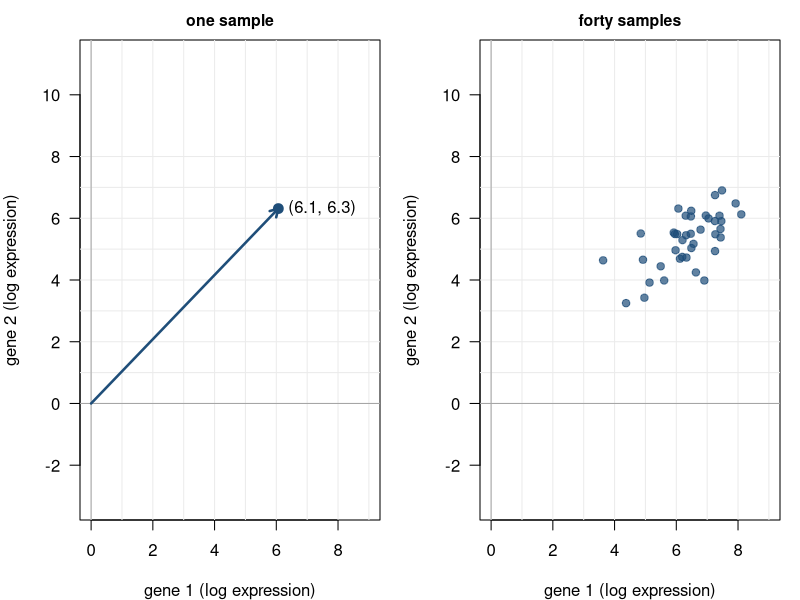
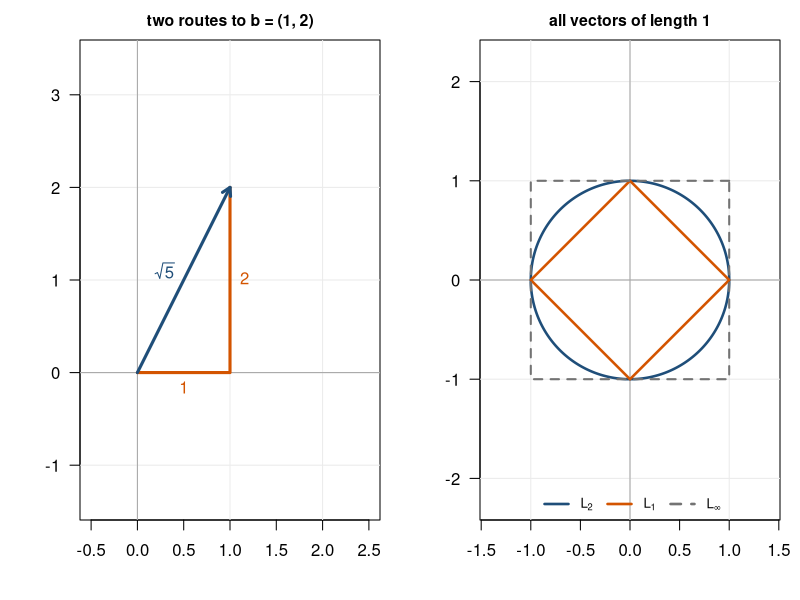
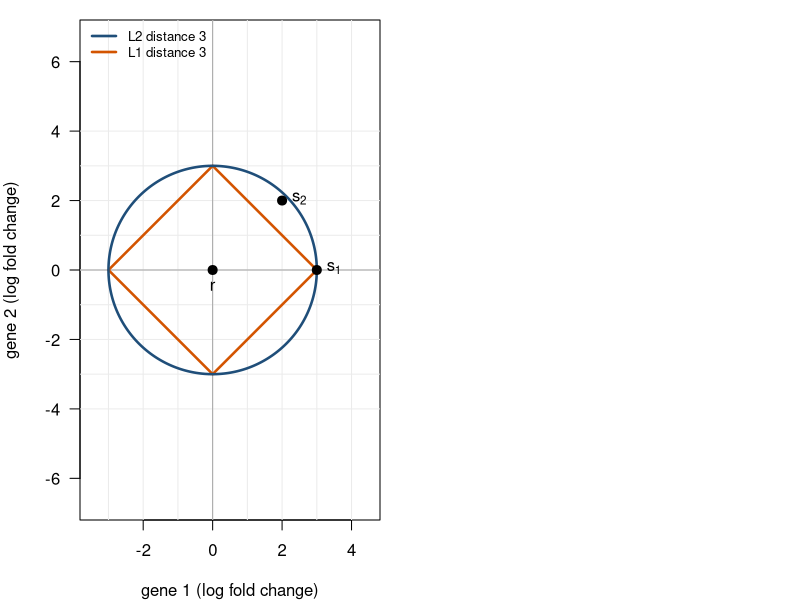
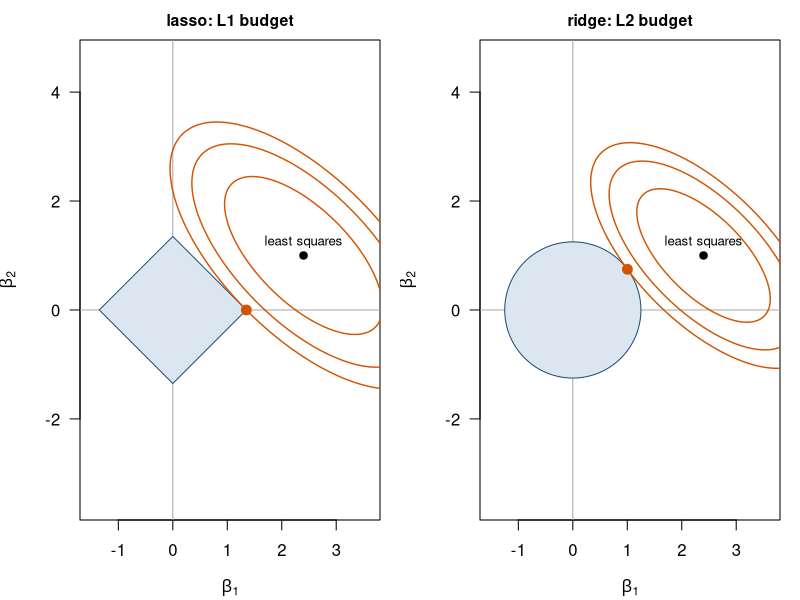
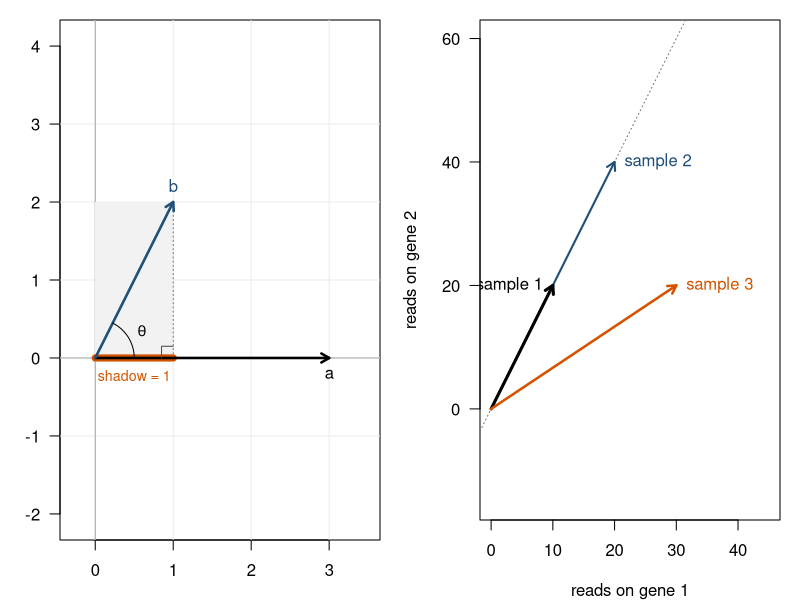
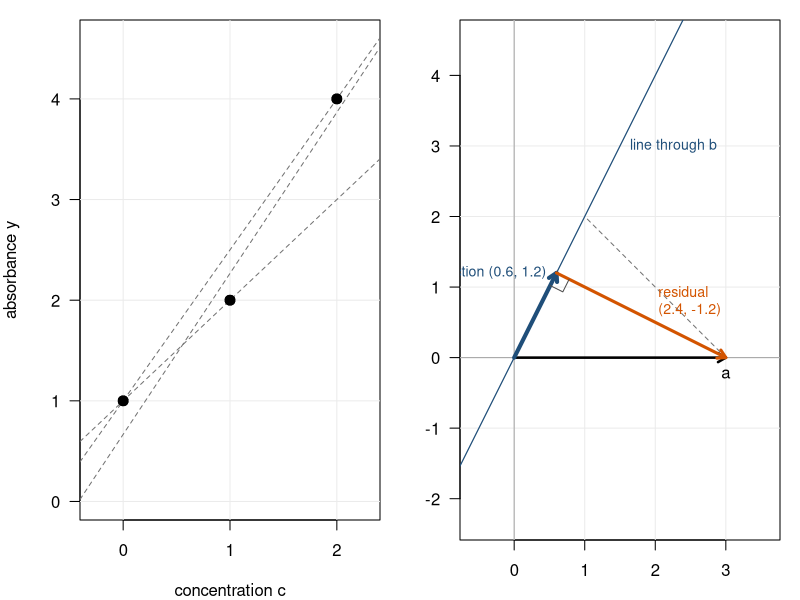
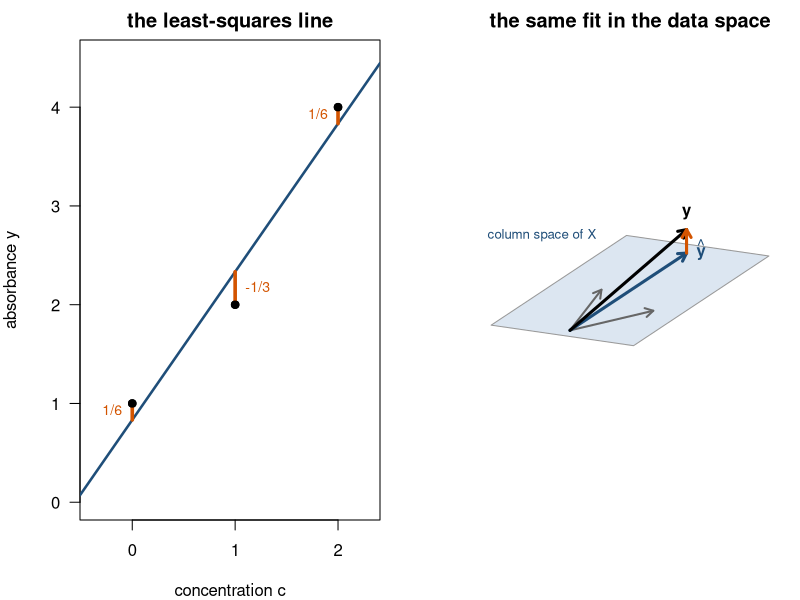
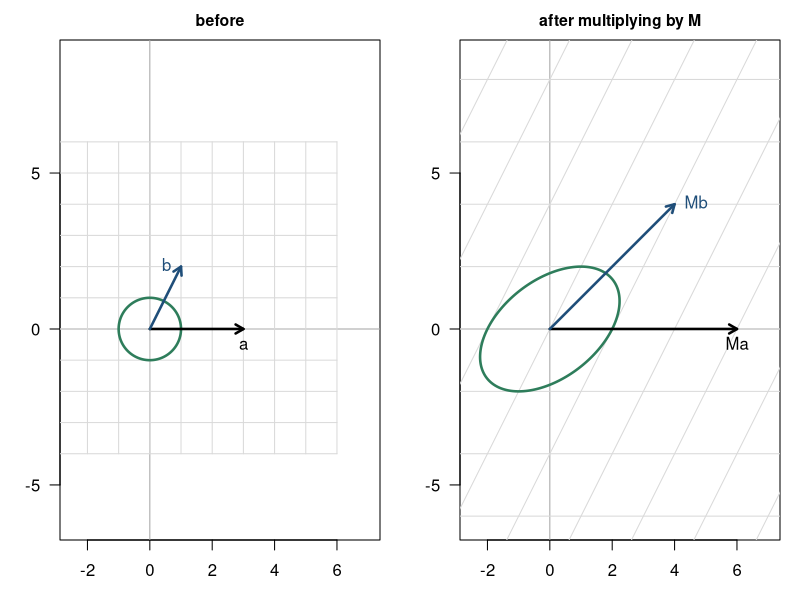

R code for these plots, in order:
## ---- chunk 1
#| code-fold: true
#| code-summary: "Plotting helpers used in this chapter"
col_blue   <- "#1F4E79"   # what is kept: the model, the projection
col_orange <- "#D35400"   # what is left: the residual, the difference
col_green  <- "#2E7D5B"   # a basis, a set of new axes
col_grey   <- "grey45"

a_vec <- c(3, 0); b_vec <- c(1, 2)
M_mat <- matrix(c(2, 0, 1, 2), 2)            # columns (2, 0) and (1, 2)
A_mat <- t(M_mat) %*% M_mat                  # 4 2 / 2 5

plane <- function(xlim, ylim, main = "", xlab = "", ylab = "", grid = TRUE) {
  plot(NA, xlim = xlim, ylim = ylim, asp = 1, main = main, xlab = xlab, ylab = ylab,
       las = 1, cex.main = 0.95)
  if (grid) abline(h = seq(floor(ylim[1]), ceiling(ylim[2])),
                   v = seq(floor(xlim[1]), ceiling(xlim[2])), col = "grey92")
  abline(h = 0, v = 0, col = "grey65")
}
arrow <- function(from, to, col = "black", lwd = 2.5, ...)
  arrows(from[1], from[2], to[1], to[2], length = 0.09, col = col, lwd = lwd, ...)
right_angle <- function(p, u, v, s = 0.2, col = "grey30") {
  u <- u / sqrt(sum(u^2)) * s; v <- v / sqrt(sum(v^2)) * s
  lines(rbind(p + u, p + u + v, p + v), col = col)
}
unit_circle <- function(n = 400) { t <- seq(0, 2 * pi, length.out = n); cbind(cos(t), sin(t)) }
ellipse_A <- function(A, level = 1) {          # all x with t(x) A x = level
  R <- chol(A); u <- unit_circle()
  t(solve(R, t(u))) * sqrt(level)
}
## ---- chunk 2
#| code-fold: true
#| fig-width: 8.5
#| fig-height: 4
#| fig-cap: "Left: one sample, measured on two genes, is a point and also an arrow from the origin. Right: forty samples form a data cloud. With 20,000 genes each sample is a point in a space of 20,000 dimensions, which cannot be drawn but obeys the same geometry."
set.seed(11)
cloud <- MASS::mvrnorm(40, mu = c(6, 5), Sigma = matrix(c(1.5, 1, 1, 1.2), 2))

par(mfrow = c(1, 2), mar = c(4, 4, 2, 1))
plane(c(0, 9), c(0, 8), main = "one sample", xlab = "gene 1 (log expression)",
      ylab = "gene 2 (log expression)")
arrow(c(0, 0), cloud[1, ], col = col_blue)
points(cloud[1, 1], cloud[1, 2], pch = 19, col = col_blue, cex = 1.3)
text(cloud[1, 1], cloud[1, 2], sprintf("(%.1f, %.1f)", cloud[1, 1], cloud[1, 2]), pos = 4)
plane(c(0, 9), c(0, 8), main = "forty samples", xlab = "gene 1 (log expression)",
      ylab = "gene 2 (log expression)")
points(cloud, pch = 19, col = adjustcolor(col_blue, 0.7))
## ---- chunk 3
#| code-fold: true
#| fig-width: 8.5
#| fig-height: 4.2
#| fig-cap: "Left: the Euclidean norm measures the straight line ($\\sqrt 5$), the Manhattan norm the route along the axes ($1 + 2 = 3$). Right: the vectors of length 1 form a circle for L2, a diamond for L1, and a square for the maximum norm L∞, which takes the largest coordinate."
par(mfrow = c(1, 2), mar = c(4, 4, 2, 1))
plane(c(-0.5, 2.5), c(-0.5, 2.5), main = "two routes to b = (1, 2)")
lines(c(0, 1, 1), c(0, 0, 2), col = col_orange, lwd = 3)
arrow(c(0, 0), b_vec, col = col_blue, lwd = 3)
text(0.5, 0, "1", pos = 1, col = col_orange); text(1, 1, "2", pos = 4, col = col_orange)
text(0.3, 1.1, expression(sqrt(5)), col = col_blue)

plane(c(-1.4, 1.4), c(-1.4, 1.4), main = "all vectors of length 1")
u <- unit_circle()
lines(u, col = col_blue, lwd = 2.5)
polygon(c(1, 0, -1, 0), c(0, 1, 0, -1), border = col_orange, lwd = 2.5)
polygon(c(1, -1, -1, 1), c(1, 1, -1, -1), border = col_grey, lwd = 2, lty = 2)
legend("bottom", horiz = TRUE, bty = "n", cex = 0.8, lwd = 2.5, lty = c(1, 1, 2),
       col = c(col_blue, col_orange, col_grey), legend = c(expression(L[2]), expression(L[1]), expression(L[infinity])))
## ---- chunk 4
#| code-fold: true
#| fig-width: 5.5
#| fig-height: 4.6
#| fig-cap: "Both curves contain the points at distance 3 from the control r. Sample s₂ lies inside the circle, so it is closer than s₁ in the Euclidean norm, but outside the diamond, so it is further away than s₁ in the Manhattan norm."
par(mar = c(4, 4, 1, 1))
plane(c(-3.5, 4.5), c(-3.4, 3.4), xlab = "gene 1 (log fold change)", ylab = "gene 2 (log fold change)")
polygon(c(3, 0, -3, 0), c(0, 3, 0, -3), border = col_orange, lwd = 2.5)
lines(3 * u, col = col_blue, lwd = 2.5)
points(c(0, 3, 2), c(0, 0, 2), pch = 19, cex = 1.2)
text(0, 0, "r", pos = 1); text(3, 0, expression(s[1]), pos = 4); text(2, 2, expression(s[2]), pos = 4)
legend("topleft", bty = "n", cex = 0.8, lwd = 2.5, col = c(col_blue, col_orange),
       legend = c("L2 distance 3", "L1 distance 3"))
## ---- chunk 5
s1 <- c(3, 0); s2 <- c(2, 2)
rbind(L2 = c(s1 = sqrt(sum(s1^2)), s2 = sqrt(sum(s2^2))),
      L1 = c(s1 = sum(abs(s1)),    s2 = sum(abs(s2))))
## ---- chunk 6
#| code-fold: true
#| fig-width: 8.5
#| fig-height: 4.3
#| fig-cap: "Coefficient space for two coefficients. The ellipses are contours of the residual sum of squares around the least-squares estimate (black dot). The shaded region is the budget. Left: the L1 diamond has corners on the axes, and the first contact is at a corner, where β₂ is exactly zero. Right: the L2 circle has no corners, and the contact point has both coefficients non-zero."
Q   <- matrix(c(1, 0.65, 0.65, 1), 2)          # shape of the RSS contours
b0  <- c(2.4, 1.0)                              # least-squares estimate
rss <- function(B) rowSums((B - matrix(b0, nrow(B), 2, byrow = TRUE)) %*% Q *
                           (B - matrix(b0, nrow(B), 2, byrow = TRUE)))
boundary <- function(kind, s, m = 20000) {
  if (kind == "L2") return(s * unit_circle(m))
  t <- seq(0, 1, length.out = m / 4)
  rbind(cbind(s * (1 - t), s * t), cbind(-s * t, s * (1 - t)),
        cbind(-s * (1 - t), -s * t), cbind(s * t, -s * (1 - t)))
}
par(mfrow = c(1, 2), mar = c(4, 4, 2, 1))
for (kind in c("L1", "L2")) {
  s <- if (kind == "L1") 1.35 else 1.25
  B <- boundary(kind, s)
  hit <- B[which.min(rss(B)), ]
  plane(c(-1.5, 3.6), c(-1.5, 2.6), grid = FALSE,
        main = if (kind == "L1") "lasso: L1 budget" else "ridge: L2 budget",
        xlab = expression(beta[1]), ylab = expression(beta[2]))
  polygon(B, col = "#DCE6F1", border = col_blue)
  lev <- rss(matrix(hit, 1))
  for (f in c(0.35, 0.7, 1)) {
    e <- ellipse_A(Q, lev * f)
    lines(e[, 1] + b0[1], e[, 2] + b0[2], col = col_orange, lwd = 1.4)
  }
  points(b0[1], b0[2], pch = 19); text(b0[1], b0[2], "least squares", pos = 3, cex = 0.8)
  points(hit[1], hit[2], pch = 19, col = col_orange, cex = 1.3)
}
## ---- chunk 7
#| code-fold: true
#| fig-width: 5.5
#| fig-height: 3.8
#| fig-cap: "The inner product as a shadow. The shadow of b on the line through a has length ‖b‖ cos θ = 1, and aᵀb = 3 × 1 = 3."
par(mar = c(3, 3, 1, 1))
plane(c(-0.3, 3.5), c(-0.4, 2.4))
polygon(c(0, 1, 1, 0), c(0, 0, 2, 2), col = "grey95", border = NA)
segments(1, 0, 1, 2, lty = 3, col = col_grey)
lines(c(0, 1), c(0, 0), col = col_orange, lwd = 7)
arrow(c(0, 0), a_vec, col = "black"); arrow(c(0, 0), b_vec, col = col_blue)
right_angle(c(1, 0), c(-1, 0), c(0, 1), s = 0.15)
text(3, 0, "a", pos = 1); text(1, 2, "b", pos = 3, col = col_blue)
text(0.5, -0.05, "shadow = 1", pos = 1, col = col_orange, cex = 0.85)
th <- seq(0, atan2(2, 1), length.out = 40); lines(0.5 * cos(th), 0.5 * sin(th))
text(0.6, 0.35, expression(theta), cex = 0.9)
## ---- chunk 8
#| code-fold: true
#| fig-width: 5.5
#| fig-height: 4.2
#| fig-cap: "Samples 1 and 2 lie on the same line through the origin: the same profile, sequenced to a different depth. Sample 3 points in another direction. Euclidean distance calls sample 3 the nearer one; the angle says sample 2 has the same profile."
m1 <- c(10, 20); m2 <- c(20, 40); m3 <- c(30, 20)
par(mar = c(4, 4, 1, 1))
plot(NA, xlim = c(0, 45), ylim = c(0, 45), asp = 1, las = 1,
     xlab = "reads on gene 1", ylab = "reads on gene 2")
abline(0, 2, lty = 3, col = col_grey)
arrow(c(0, 0), m2, col = col_blue, lwd = 2); arrow(c(0, 0), m1, col = "black", lwd = 3)
arrow(c(0, 0), m3, col = col_orange, lwd = 2.5)
text(m1[1], m1[2], "sample 1", pos = 2); text(m2[1], m2[2], "sample 2", pos = 4, col = col_blue)
text(m3[1], m3[2], "sample 3", pos = 4, col = col_orange)
## ---- chunk 9
cosine <- function(x, y) sum(x * y) / (sqrt(sum(x^2)) * sqrt(sum(y^2)))
round(rbind(
  euclidean_distance = c(sample2 = sqrt(sum((m2 - m1)^2)), sample3 = sqrt(sum((m3 - m1)^2))),
  cosine_similarity  = c(cosine(m1, m2), cosine(m1, m3)),
  angle_degrees      = acos(pmin(1, c(cosine(m1, m2), cosine(m1, m3)))) * 180 / pi), 3)
## ---- chunk 10
set.seed(1)
x <- rnorm(50); y <- 0.6 * x + rnorm(50, 0, 0.8)
c(cosine_of_centred = cosine(x - mean(x), y - mean(y)), correlation = cor(x, y))
## ---- chunk 11
#| code-fold: true
#| fig-width: 5
#| fig-height: 3.8
#| fig-cap: "Three measurements of a calibration line. No straight line passes through all three points. Which line is the best?"
cc <- c(0, 1, 2); yy <- c(1, 2, 4)
par(mar = c(4, 4, 1, 1))
plot(cc, yy, pch = 19, cex = 1.3, xlim = c(-0.3, 2.3), ylim = c(0, 4.6), xaxt = "n",
     xlab = "concentration c", ylab = "absorbance y", las = 1)
axis(1, at = 0:2); abline(h = 0:4, v = 0:2, col = "grey92")
abline(1, 1, lty = 2, col = col_grey); abline(1, 1.5, lty = 2, col = col_grey)
abline(2 / 3, 1.6, lty = 2, col = col_grey)
points(cc, yy, pch = 19, cex = 1.3)
## ---- chunk 12
#| code-fold: true
#| fig-width: 5.5
#| fig-height: 4
#| fig-cap: "The projection of a on the line through b (blue) and the residual (orange). The residual is perpendicular to the line, and every other point of the line is further from a."
p_hat <- sum(a_vec * b_vec) / sum(b_vec^2) * b_vec
par(mar = c(3, 3, 1, 1))
plane(c(-0.6, 3.6), c(-0.8, 3))
abline(0, 2, col = col_blue, lwd = 1.2)
segments(a_vec[1], a_vec[2], b_vec[1], b_vec[2], lty = 2, col = col_grey)
arrow(c(0, 0), a_vec, col = "black"); arrow(c(0, 0), p_hat, col = col_blue, lwd = 4)
arrow(p_hat, a_vec, col = col_orange, lwd = 3)
right_angle(p_hat, a_vec - p_hat, -b_vec)
text(3, 0, "a", pos = 1); text(p_hat[1], p_hat[2], "projection (0.6, 1.2)", pos = 2, col = col_blue, cex = 0.85)
text(1.9, 0.75, "residual\n(2.4, -1.2)", pos = 4, col = col_orange, cex = 0.85)
text(1.5, 3, "line through b", col = col_blue, cex = 0.85, pos = 4)
## ---- chunk 13
#| code-fold: true
#| fig-width: 8.5
#| fig-height: 4
#| fig-cap: "The same least-squares fit seen twice. Left: the usual picture, with the residuals as vertical segments. Right: the data space ℝ³, one axis per measurement. The predictions of all possible lines form a plane (the column space of X); the fitted vector ŷ is the projection of y onto it, and the residual vector is perpendicular to the plane."
X3 <- cbind(1, cc)
beta <- solve(t(X3) %*% X3, t(X3) %*% yy); yh <- drop(X3 %*% beta)
par(mfrow = c(1, 2), mar = c(4, 4, 2, 1))
plot(cc, yy, pch = 19, xlim = c(-0.4, 2.3), ylim = c(0, 4.5), xaxt = "n", las = 1,
     xlab = "concentration c", ylab = "absorbance y", main = "the least-squares line")
axis(1, at = 0:2); abline(beta[1], beta[2], col = col_blue, lwd = 2.5)
segments(cc, yy, cc, yh, col = col_orange, lwd = 3.5); points(cc, yy, pch = 19)
text(cc, (yy + yh) / 2, c("1/6", "-1/3", "1/6"), pos = c(2, 4, 2), col = col_orange, cex = 0.85)

cross <- function(p, q) c(p[2] * q[3] - p[3] * q[2], p[3] * q[1] - p[1] * q[3], p[1] * q[2] - p[2] * q[1])
nrm <- c(1, -2, 1) / sqrt(6); e1 <- yh / sqrt(sum(yh^2)); e2 <- cross(e1, nrm)
az <- -25 * pi / 180; el <- 18 * pi / 180
rgt <- -sin(az) * e1 + cos(az) * e2
upv <- sin(el) * (cos(az) * e1 + sin(az) * e2) + cos(el) * nrm
scr <- function(v) c(sum(v * rgt), sum(v * upv))
pl <- rbind(scr(-0.3 * e1 - 1.3 * e2), scr(5 * e1 - 1.3 * e2), scr(5 * e1 + 1.3 * e2), scr(-0.3 * e1 + 1.3 * e2))
plot(NA, xlim = range(pl[, 1]), ylim = range(pl[, 2]) + c(-0.1, 0.45), asp = 1, axes = FALSE,
     xlab = "", ylab = "", main = "the same fit in the data space")
polygon(pl, col = "#DCE6F1", border = "grey60")
sy <- scr(yy); sh <- scr(yh)
arrow(c(0, 0), scr(X3[, 1]), col = "grey40", lwd = 2); arrow(c(0, 0), scr(X3[, 2]), col = "grey40", lwd = 2)
arrow(c(0, 0), sh, col = col_blue, lwd = 3); arrow(c(0, 0), sy, col = "black", lwd = 3)
arrow(sh, sy, col = col_orange, lwd = 3)
text(sy[1], sy[2], expression(bold(y)), pos = 3); text(sh[1], sh[2], expression(hat(bold(y))), pos = 4, col = col_blue)
text(pl[2, 1], pl[2, 2], "column space of X", pos = 2, col = col_blue, cex = 0.8, offset = 1.5)
## ---- chunk 14
X3 <- cbind(intercept = 1, c = cc)
beta_hat <- solve(t(X3) %*% X3, t(X3) %*% yy)
res <- yy - drop(X3 %*% beta_hat)

list(beta = drop(beta_hat), residuals = res,
     residual_dot_columns = drop(t(X3) %*% res),
     lm = coef(lm(yy ~ cc)))
## ---- chunk 15
#| code-fold: true
#| fig-width: 8.5
#| fig-height: 4.3
#| fig-cap: "Left: the plane, with a grid and the unit circle. Right: the same plane after multiplying every point by M. The grid is stretched and sheared, the circle has become an ellipse, and a and b are mapped to Ma = (6, 0) and Mb = (4, 4)."
draw_grid <- function(T, col = "grey85") {
  for (k in -4:6) {
    s <- seq(-4, 6, length.out = 2)
    l1 <- T %*% rbind(k, s); l2 <- T %*% rbind(s, k)
    lines(l1[1, ], l1[2, ], col = col); lines(l2[1, ], l2[2, ], col = col)
  }
}
par(mfrow = c(1, 2), mar = c(3, 3, 2, 1))
plane(c(-2.5, 7), c(-2.5, 5), grid = FALSE, main = "before")
draw_grid(diag(2)); lines(u, col = col_green, lwd = 2.5)
arrow(c(0, 0), a_vec); arrow(c(0, 0), b_vec, col = col_blue)
text(3, 0, "a", pos = 1); text(1, 2, "b", pos = 2, col = col_blue)

plane(c(-2.5, 7), c(-2.5, 5), grid = FALSE, main = "after multiplying by M")
draw_grid(M_mat); Mu <- u %*% t(M_mat); lines(Mu, col = col_green, lwd = 2.5)
Ma <- drop(M_mat %*% a_vec); Mb <- drop(M_mat %*% b_vec)
arrow(c(0, 0), Ma); arrow(c(0, 0), Mb, col = col_blue)
text(Ma[1], Ma[2], "Ma", pos = 1); text(Mb[1], Mb[2], "Mb", pos = 4, col = col_blue)
## ---- chunk 16
#| code-fold: true
#| fig-width: 5.5
#| fig-height: 4.3
#| fig-cap: "The vectors with A-length 1 form an ellipse (orange); the ordinary unit circle is dashed. Measured with A, the arrow a is 6 units long, because the ellipse fits into it six times. The ellipse is narrow along a, so a is long in this ruler."
EA <- ellipse_A(A_mat)
par(mar = c(3, 3, 1, 1))
plane(c(-1, 3.4), c(-1, 2.4))
lines(u, lty = 2, col = col_grey); lines(EA, col = col_orange, lwd = 2.5)
arrow(c(0, 0), a_vec); arrow(c(0, 0), b_vec, col = col_blue)
points(rbind(a_vec / 6, b_vec / sqrt(32)), pch = 19, col = col_orange)
text(3, 0, "a: A-length 6", pos = 3, cex = 0.85)
text(1, 2, expression(paste("b: A-length ", sqrt(32))), pos = 4, cex = 0.85, col = col_blue)
## ---- chunk 17
A_len <- function(x) sqrt(drop(t(x) %*% A_mat %*% x))
rbind(via_A    = c(a = A_len(a_vec), b = A_len(b_vec)),
      via_M    = c(sqrt(sum((M_mat %*% a_vec)^2)), sqrt(sum((M_mat %*% b_vec)^2))))
## ---- chunk 18
#| code-fold: true
#| fig-width: 8.5
#| fig-height: 4.2
#| fig-cap: "Left: rotating a and b over 90° keeps their lengths (3 and √5) and the angle between them (63.4°). Right: the deformation M changes both; Ma and Mb make an angle of 45°."
Qr <- matrix(c(0, 1, -1, 0), 2)                # rotation over 90 degrees
par(mfrow = c(1, 2), mar = c(3, 3, 2, 1))
plane(c(-2.5, 6.5), c(-1, 4.5), main = "rotation Q: nothing deformed")
for (v in list(a_vec, b_vec)) arrow(c(0, 0), v, col = "grey75", lty = 3)
arrow(c(0, 0), Qr %*% a_vec); arrow(c(0, 0), Qr %*% b_vec, col = col_blue)
text(0, 3, "Qa", pos = 4); text(-2, 1, "Qb", pos = 3, col = col_blue)
plane(c(-2.5, 6.5), c(-1, 4.5), main = "deformation M")
for (v in list(a_vec, b_vec)) arrow(c(0, 0), v, col = "grey75", lty = 3)
arrow(c(0, 0), Ma); arrow(c(0, 0), Mb, col = col_blue)
text(Ma[1], Ma[2], "Ma", pos = 1); text(Mb[1], Mb[2], "Mb", pos = 4, col = col_blue)
## ---- chunk 19
#| code-fold: true
#| fig-width: 5.5
#| fig-height: 4.2
#| fig-cap: "Coordinates on new perpendicular axes are shadows. The basis vectors q₁ and q₂ (green) are perpendicular and of length 1. The vector b is the sum of its shadow on q₁ (2.2 q₁) and its shadow on q₂ (0.4 q₂)."
q1 <- c(0.6, 0.8); q2 <- c(-0.8, 0.6)
par(mar = c(3, 3, 1, 1))
plane(c(-1.2, 2.4), c(-0.4, 2.4))
abline(0, 0.8 / 0.6, col = "grey80"); abline(0, -0.6 / 0.8, col = "grey80")
s1 <- sum(b_vec * q1) * q1; s2 <- sum(b_vec * q2) * q2
arrow(c(0, 0), s1, col = col_orange, lwd = 2); arrow(s1, b_vec, col = col_orange, lwd = 2)
arrow(c(0, 0), q1, col = col_green, lwd = 3); arrow(c(0, 0), q2, col = col_green, lwd = 3)
arrow(c(0, 0), b_vec, col = col_blue, lwd = 3)
right_angle(c(0, 0), q1, q2, s = 0.15)
text(q1[1], q1[2], expression(q[1]), pos = 4, col = col_green)
text(q2[1], q2[2], expression(q[2]), pos = 2, col = col_green)
text(1, 2, "b", pos = 3, col = col_blue)
text(s1[1], s1[2], "2.2 q1", pos = 4, col = col_orange, cex = 0.85)
## ---- chunk 20
#| code-fold: true
#| fig-width: 8.5
#| fig-height: 4.2
#| fig-cap: "Left: A acting on unit vectors in eight directions (grey: before, black: after). Most directions are turned; the two eigenvector directions (green) are only stretched. Right: the eigenvectors are the axes of the ellipse that A makes of the unit circle."
ev <- eigen(A_mat)
par(mfrow = c(1, 2), mar = c(3, 3, 2, 1))
plane(c(-6.5, 6.5), c(-6.5, 6.5), grid = FALSE, main = "what A does to directions")
for (k in 0:7) {
  v <- c(cos(k * pi / 8), sin(k * pi / 8)); Av <- drop(A_mat %*% v)
  arrow(c(0, 0), v, col = "grey60", lwd = 1.5); arrow(c(0, 0), Av, col = "grey20", lwd = 1.2)
}
for (j in 1:2) {
  v <- ev$vectors[, j]; arrow(c(0, 0), ev$values[j] * v, col = col_green, lwd = 3)
}
plane(c(-6.5, 6.5), c(-6.5, 6.5), grid = FALSE, main = "the axes of the ellipse")
lines(u %*% t(A_mat), col = col_orange, lwd = 2.5); lines(u, lty = 2, col = col_grey)
for (j in 1:2) arrow(c(0, 0), ev$values[j] * ev$vectors[, j], col = col_green, lwd = 3)
text(ev$values[1] * ev$vectors[1, 1], ev$values[1] * ev$vectors[2, 1],
     bquote(lambda == .(round(ev$values[1], 2))), pos = 4, col = col_green, cex = 0.85)
text(ev$values[2] * ev$vectors[1, 2], ev$values[2] * ev$vectors[2, 2],
     bquote(lambda == .(round(ev$values[2], 2))), pos = 2, col = col_green, cex = 0.85)
## ---- chunk 21
#| code-fold: true
#| fig-width: 8.5
#| fig-height: 4.2
#| fig-cap: "Left: 300 simulated samples on two genes, with the eigenvectors of their covariance matrix (green), each drawn with length 2√λ. Right: the variance of the data projected onto a direction, as the direction turns. The maximum is the largest eigenvalue, reached at the first eigenvector; the minimum is the smallest eigenvalue, at the second."
set.seed(5)
D  <- MASS::mvrnorm(300, c(0, 0), Sigma = A_mat)
Sd <- cov(D); es <- eigen(Sd)
par(mfrow = c(1, 2), mar = c(4, 4, 2, 1))
plane(c(-7, 7), c(-7, 7), grid = FALSE, main = "a data cloud and its axes",
      xlab = "gene 1 (centred)", ylab = "gene 2 (centred)")
points(D, pch = 19, col = adjustcolor(col_blue, 0.35), cex = 0.7)
for (j in 1:2) arrow(c(0, 0), 2 * sqrt(es$values[j]) * es$vectors[, j], col = col_green, lwd = 3)
ang  <- seq(0, pi, length.out = 361)
vdir <- sapply(ang, function(t) { w <- c(cos(t), sin(t)); drop(t(w) %*% Sd %*% w) })
plot(ang * 180 / pi, vdir, type = "l", lwd = 2.5, col = col_blue, las = 1,
     xlab = "direction (degrees)", ylab = "variance along the direction",
     main = "variance as the direction turns")
abline(h = es$values, lty = 2, col = col_green)
pc_angle <- (atan2(es$vectors[2, 1], es$vectors[1, 1]) * 180 / pi) %% 180
abline(v = pc_angle, lty = 3)
text(95, es$values + c(-0.2, 0.2), c("largest eigenvalue", "smallest eigenvalue"), adj = 0.5, cex = 0.8, col = col_green)
## ---- chunk 22
c(max_variance = max(vdir), largest_eigenvalue = es$values[1],
  min_variance = min(vdir), smallest_eigenvalue = es$values[2])
## ---- chunk 23
#| code-fold: true
#| fig-width: 6
#| fig-height: 4
#| fig-cap: "Ridge regression shrinks the fit along each axis of the data by the factor d²/(d² + λ). Directions with much spread (large d) are hardly shrunk; directions with little spread, the unstable combinations of correlated predictors, are shrunk most."
lam <- 10^seq(-2, 3, length.out = 200)
dvals <- c(10, 3, 1, 0.3)
par(mar = c(4, 4, 1, 1))
plot(NA, xlim = range(lam), ylim = c(0, 1), log = "x", las = 1,
     xlab = expression(lambda), ylab = "fraction of the fit that is kept")
cols <- c(col_blue, col_green, col_orange, "firebrick")
for (k in seq_along(dvals)) lines(lam, dvals[k]^2 / (dvals[k]^2 + lam), lwd = 2.5, col = cols[k])
legend("bottomleft", bty = "n", lwd = 2.5, col = cols, legend = paste("d =", dvals), cex = 0.85)
## ---- chunk 24
s <- svd(scale(D, scale = FALSE))
round(rbind(from_svd = s$d^2 / (nrow(D) - 1), eigenvalues_of_S = es$values), 4)
